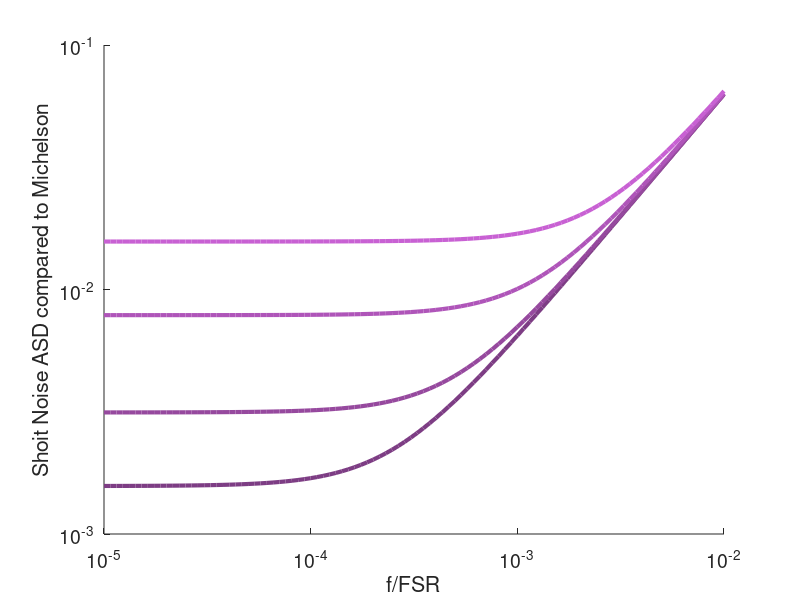

Source code (MATLAB): (Note: this script raises an error after producing the figure.)
% make a plot of fabry perot shot noise
function fpmishotnoise()

exportplot = 1;

f = logspace(-5,-2,100);

Finesse = [1000 500 200 100];

for jj = 1:length(Finesse)
    for kk = 1:length(f)
        shotnoise(jj,kk) = pi/(2*Finesse(jj)) * sqrt(1+(4*Finesse(jj)*f(kk))^2);
    end
end

convertcolor = @(color) hex2dec(reshape(color,2,3)')'/255;
brightcolor = 'c861d3';

colorlist = kron(convertcolor(brightcolor),((1:length(Finesse)).'/length(Finesse))/2+.5);


figure(1)

if exportplot
    set(gcf,'Visible','Off')
end

hold on
set(gca,'ColorOrder',colorlist)
h = loglog(f,shotnoise,'LineWidth',3);
set(gca,'XScale','log')
set(gca,'YScale','log')

ylabel('Shoit Noise ASD compared to Michelson')
xlabel('f/FSR')

set(gca,'FontSize',14)
set(gcf,'color','white')


set(gcf,'Units','Pixels','Position',[0 0 600 300])

legstring = '';
legh = legend(h(length(h):-1:1),cellfun(@(s) strcat(s,legstring),split(' ',num2str(Finesse(length(Finesse):-1:1))), ...
               'UniformOutput',0),'Location','Best');
v = get(legh,'title');
set(v,'string','Finesse');


if exportplot
    set(gcf,'Visible','Off')
    export_fig('fpmishotnoise.pdf','-painters')
end

end